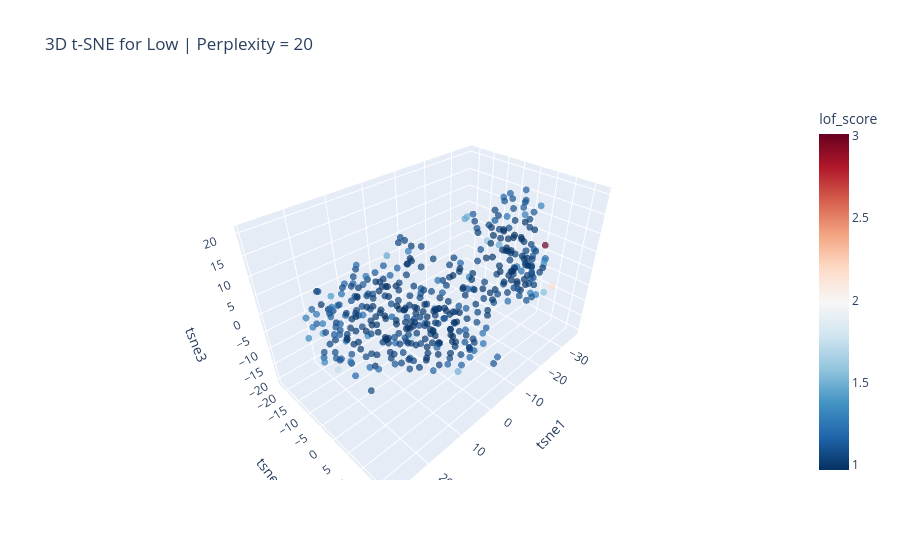

Write notebook code for a chart like this one.
### Code cell
p = 20

low_df = rank_sne["Low"].copy()
low_X = low_df.select_dtypes(include="number")

scaler = StandardScaler()
low_scaled = scaler.fit_transform(low_X)

coords_low = TSNE(n_components=3,perplexity=p,random_state=42).fit_transform(low_scaled)

lof = LocalOutlierFactor(n_neighbors=20)
lof.fit(low_scaled)
outlier_score = -lof.negative_outlier_factor_

plot_df = pd.DataFrame(coords_low, columns=["tsne1", "tsne2", "tsne3"])
plot_df["lof_score"] = outlier_score

fig = px.scatter_3d(
    plot_df,
    x="tsne1",
    y="tsne2",
    z="tsne3",
    color="lof_score",
    color_continuous_scale="RdBu_r",
    opacity=0.7,
    hover_data=["lof_score"],
    title=f"3D t-SNE for Low | Perplexity = {p}"
)

fig.update_traces(marker=dict(size=4))
fig.show()

### Figure 1 — Plotly figure (JSON) as saved in the notebook; plotly's stock layout.template omitted (floating-point values rounded to 4 significant figures; data arrays with more than 128 entries replaced by an {"elided": "..."} marker saying what was removed)
{"data": [{"customdata": {"elided": "420x1 float values"}, "hovertemplate": "tsne1=%{x}<br>tsne2=%{y}<br>tsne3=%{z}<br>lof_score=%{marker.color}<extra></extra>", "legendgroup": "", "marker": {"color": {"elided": "420 float values"}, "coloraxis": "coloraxis", "opacity": 0.7, "size": 4, "symbol": "circle"}, "mode": "markers", "name": "", "scene": "scene", "showlegend": false, "type": "scatter3d", "x": {"elided": "420 float values"}, "y": {"elided": "420 float values"}, "z": {"elided": "420 float values"}}], "layout": {"coloraxis": {"colorbar": {"title": {"text": "lof_score"}}, "colorscale": [[0, "rgb(5,48,97)"], [0.1, "rgb(33,102,172)"], [0.2, "rgb(67,147,195)"], [0.3, "rgb(146,197,222)"], [0.4, "rgb(209,229,240)"], [0.5, "rgb(247,247,247)"], [0.6, "rgb(253,219,199)"], [0.7, "rgb(244,165,130)"], [0.8, "rgb(214,96,77)"], [0.9, "rgb(178,24,43)"], [1, "rgb(103,0,31)"]]}, "legend": {"tracegroupgap": 0}, "scene": {"domain": {"x": [0, 1], "y": [0, 1]}, "xaxis": {"title": {"text": "tsne1"}}, "yaxis": {"title": {"text": "tsne2"}}, "zaxis": {"title": {"text": "tsne3"}}}, "title": {"text": "3D t-SNE for Low | Perplexity = 20"}}}
